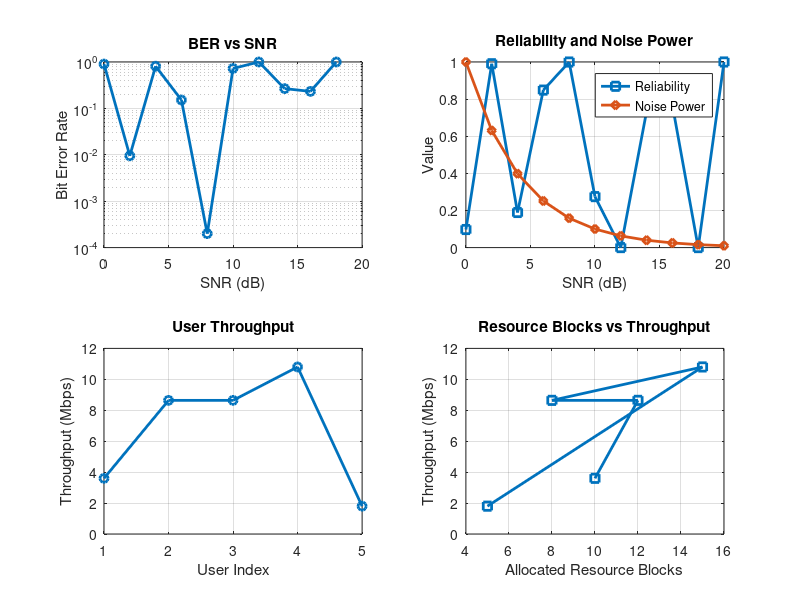

Source code (MATLAB): (Note: this script raises an error after producing the figure.)
clc;
clear;
close all;

%% ==========================================
% COMBINED MIMO & OFDMA PERFORMANCE SIMULATION
%% ==========================================

%% MIMO PARAMETERS

SNR_dB = 0:2:20;
SNR = 10.^(SNR_dB/10);

Nt = 2;
Nr = 2;

BER = zeros(1,length(SNR));
Reliability = zeros(1,length(SNR));
NoisePower = 1./SNR;

%% BER and Reliability Calculation

for i = 1:length(SNR)

    bits = randi([0 1],10000,1);

    symbols = 2*bits - 1;          % BPSK

    H = (randn(Nr,Nt)+1j*randn(Nr,Nt))/sqrt(2);

    noise = (randn(Nr,10000)+1j*randn(Nr,10000))/sqrt(2*SNR(i));

    tx = H(1,1)*symbols' + noise(1,:);

    rx = real(tx) > 0;

    BER(i) = sum(rx'~=bits)/length(bits);

    Reliability(i) = 1 - BER(i);

end

%% OFDMA PARAMETERS

rb_bw = 180e3;        % 180 kHz

users = 1:5;

alloc_RB = [10 12 8 15 5];

mod_eff = [2 4 6 4 2];

throughput = (alloc_RB .* rb_bw .* mod_eff)/1e6;

%% ==========================================
% Combined Figure
%% ==========================================

figure('Name','Combined MIMO & OFDMA Performance');

%--------------------------------------------
% Graph 1 : BER vs SNR
%--------------------------------------------
subplot(2,2,1)

semilogy(SNR_dB,BER,'-o','LineWidth',2)

title('BER vs SNR')

xlabel('SNR (dB)')

ylabel('Bit Error Rate')

grid on

%--------------------------------------------
% Graph 2 : Reliability & Noise Power
%--------------------------------------------
subplot(2,2,2)

plot(SNR_dB,Reliability,'-s','LineWidth',2)

hold on

plot(SNR_dB,NoisePower,'-d','LineWidth',2)

title('Reliability and Noise Power')

xlabel('SNR (dB)')

ylabel('Value')

legend('Reliability','Noise Power','Location','best')

grid on

%--------------------------------------------
% Graph 3 : User Throughput
%--------------------------------------------
subplot(2,2,3)

plot(users,throughput,'-o','LineWidth',2)

title('User Throughput')

xlabel('User Index')

ylabel('Throughput (Mbps)')

grid on

%--------------------------------------------
% Graph 4 : Resource Blocks vs Throughput
%--------------------------------------------
subplot(2,2,4)

plot(alloc_RB,throughput,'-s','LineWidth',2)

title('Resource Blocks vs Throughput')

xlabel('Allocated Resource Blocks')

ylabel('Throughput (Mbps)')

grid on

%% ==========================================
% Display Results
%% ==========================================

disp('===========================================')
disp(' MIMO & OFDMA PERFORMANCE SUMMARY')
disp('===========================================')

Results = table(users',alloc_RB',mod_eff',throughput',...
    'VariableNames',{'User','Allocated_RB','Modulation_Efficiency','Throughput_Mbps'});

disp(Results)

disp('Average BER:')
disp(mean(BER))

disp('Average Reliability:')
disp(mean(Reliability))

disp('===========================================')
disp('Simulation Completed Successfully')
disp('===========================================')
